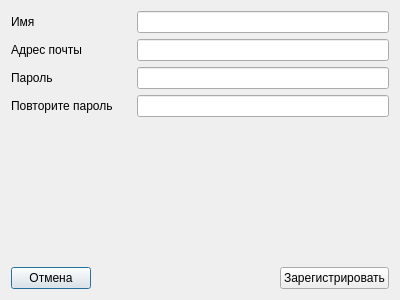
<?xml version="1.0" encoding="UTF-8"?>
<ui version="4.0">
 <class>Registration</class>
 <widget class="QDialog" name="Registration">
  <property name="geometry">
   <rect>
    <x>0</x>
    <y>0</y>
    <width>400</width>
    <height>300</height>
   </rect>
  </property>
  <property name="windowTitle">
   <string>Dialog</string>
  </property>
  <layout class="QGridLayout" name="gridLayout">
   <item row="0" column="0">
    <layout class="QHBoxLayout" name="horizontalLayout">
     <item>
      <widget class="QLabel" name="name">
       <property name="minimumSize">
        <size>
         <width>120</width>
         <height>0</height>
        </size>
       </property>
       <property name="text">
        <string>Имя</string>
       </property>
      </widget>
     </item>
     <item>
      <widget class="QLineEdit" name="nickname"/>
     </item>
    </layout>
   </item>
   <item row="1" column="0">
    <layout class="QHBoxLayout" name="horizontalLayout_2">
     <item>
      <widget class="QLabel" name="label_2">
       <property name="minimumSize">
        <size>
         <width>120</width>
         <height>0</height>
        </size>
       </property>
       <property name="text">
        <string>Адрес почты</string>
       </property>
      </widget>
     </item>
     <item>
      <widget class="QLineEdit" name="email"/>
     </item>
    </layout>
   </item>
   <item row="2" column="0">
    <layout class="QHBoxLayout" name="horizontalLayout_3">
     <item>
      <widget class="QLabel" name="label_3">
       <property name="minimumSize">
        <size>
         <width>120</width>
         <height>0</height>
        </size>
       </property>
       <property name="text">
        <string>Пароль</string>
       </property>
      </widget>
     </item>
     <item>
      <widget class="QLineEdit" name="password">
       <property name="echoMode">
        <enum>QLineEdit::Password</enum>
       </property>
      </widget>
     </item>
    </layout>
   </item>
   <item row="3" column="0">
    <layout class="QHBoxLayout" name="horizontalLayout_4">
     <item>
      <widget class="QLabel" name="label_4">
       <property name="minimumSize">
        <size>
         <width>120</width>
         <height>0</height>
        </size>
       </property>
       <property name="text">
        <string>Повторите пароль</string>
       </property>
      </widget>
     </item>
     <item>
      <widget class="QLineEdit" name="double_password">
       <property name="echoMode">
        <enum>QLineEdit::Password</enum>
       </property>
      </widget>
     </item>
    </layout>
   </item>
   <item row="4" column="0">
    <widget class="QLabel" name="error">
     <property name="text">
      <string/>
     </property>
    </widget>
   </item>
   <item row="5" column="0">
    <spacer name="verticalSpacer">
     <property name="orientation">
      <enum>Qt::Vertical</enum>
     </property>
     <property name="sizeHint" stdset="0">
      <size>
       <width>20</width>
       <height>109</height>
      </size>
     </property>
    </spacer>
   </item>
   <item row="6" column="0">
    <layout class="QHBoxLayout" name="horizontalLayout_5">
     <item>
      <widget class="QPushButton" name="pushButton_2">
       <property name="text">
        <string>Отмена</string>
       </property>
      </widget>
     </item>
     <item>
      <spacer name="horizontalSpacer">
       <property name="orientation">
        <enum>Qt::Horizontal</enum>
       </property>
       <property name="sizeHint" stdset="0">
        <size>
         <width>40</width>
         <height>20</height>
        </size>
       </property>
      </spacer>
     </item>
     <item>
      <widget class="QPushButton" name="pushButton">
       <property name="text">
        <string>Зарегистрировать</string>
       </property>
      </widget>
     </item>
    </layout>
   </item>
  </layout>
 </widget>
 <resources/>
 <connections/>
</ui>
